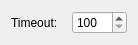
<ui version="4.0" >
 <class>config</class>
 <widget class="QWidget" name="config" >
  <property name="geometry" >
   <rect>
    <x>0</x>
    <y>0</y>
    <width>138</width>
    <height>40</height>
   </rect>
  </property>
  <property name="styleSheet" >
   <string notr="true" />
  </property>
  <layout class="QGridLayout" name="gridLayout" >
   <item row="0" column="0" >
    <layout class="QHBoxLayout" >
     <item>
      <widget class="QLabel" name="timeout_label" >
       <property name="text" >
        <string comment="time in milliseconds it should wait after the user finishes typing to look up a word" >Timeout:</string>
       </property>
      </widget>
     </item>
     <item>
      <widget class="QSpinBox" name="timeoutSpinBox" >
       <property name="toolTip" >
        <string>Time in milliseconds it should wait before looking for a word</string>
       </property>
       <property name="minimum" >
        <number>100</number>
       </property>
       <property name="maximum" >
        <number>3000</number>
       </property>
       <property name="singleStep" >
        <number>100</number>
       </property>
      </widget>
     </item>
    </layout>
   </item>
  </layout>
 </widget>
 <resources/>
 <connections/>
</ui>
